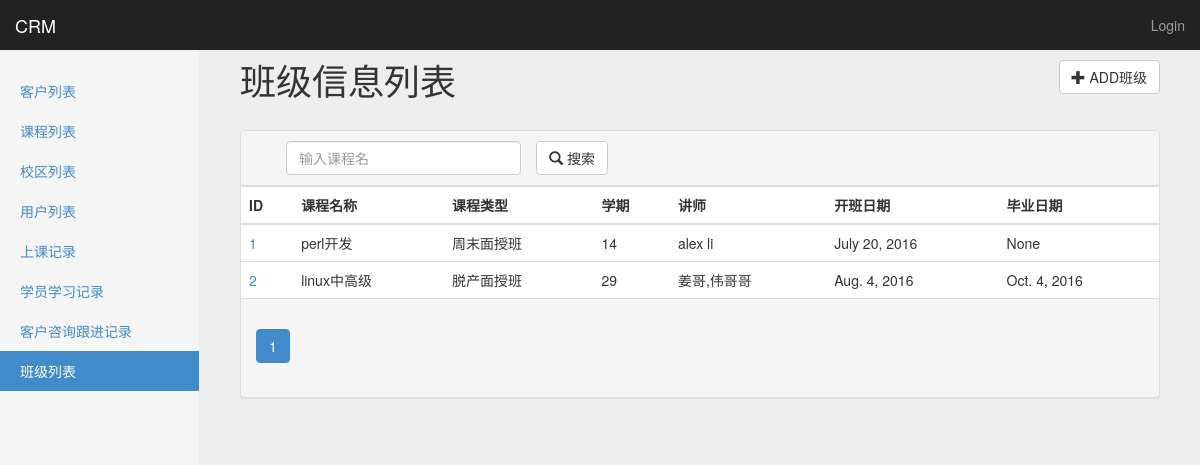
Page /crm/classlists/ on the committed database.
### app01/models.py (models this page shows, shortened)
class ClassList(models.Model):
    course = models.ForeignKey(Course)
    course_type = models.CharField(u'课程类型',choices=class_type_choices,max_length=32)
    semester = models.IntegerField(u'学期')
    start_date = models.DateField(u'开班日期')
    graduate_date = models.DateField(u'毕业日期',blank=True,null=True)
    teachers = models.ManyToManyField(UserProfile,verbose_name=u'讲师')
    class Meta:
        verbose_name = u'班级列表'
        verbose_name_plural = u'班级列表'
        unique_together = ('course','course_type','semester')

class Course(models.Model):
    name = models.CharField(u'课程名称',max_length=128,unique=True)
    price = models.IntegerField(u'面授价格')
    online_price = models.IntegerField(u'网络班价格')
    brief = models.TextField(u'课程简介')
    def __str__(self):
        return self.name

class UserProfile(models.Model):
    user = models.OneToOneField(User)
    name = models.CharField(u'姓名',max_length=32)
    school = models.ForeignKey('School',verbose_name='校区',default=1)
    class Meta:
        permissions = (
            ('view_customer_list',u'可以查看客户列表'),
            ('view_customer_info',u'可以查看客户详细信息'),
            ('edit_own_customer_info',u'可以修改自己的客户信息'),
            ('add_customer_get',u'可以进入新增客户界面'),
            ('add_customer_post', u'可以提交新增客户信息'),
            ('batch_own_customer_info', u'可以批量操作自己的客户信息'),
            ('view_courserecord_list', u'可以查看开课记录列表'),
            ('batch_own_courserecord_info',u'可以批量操作自己的开课记录'),
            ('add_courserecord_info',u'可以新增开课记录'),
            ('view_classlist_list', u'可以查看班级列表'),
            ('edit_classlist_info', u'可以修改班级'),
            ('batch_own_classlist_info', u'可以批量操作班级'),
            ('add_classlist_info', u'可以新增班级'),
            ('view_studyrecord_list', u'可以查看学习记录列表'),
            ('edit_studyrecord_info', u'可以修改学习记录'),
            ('batch_studyrecord_info', u'可以批量操作学习记录'),
            ('add_studyrecord_info', u'可以新增学习记录'),
            ('view_userprofile_list', u'可以查看用户列表'),
            ('view_school_list', u'可以查看校区列表'),
        )

### app01/views.py (the view)
# urls.py: url(r'^classlists/(\d+)/$', views.classlist_detail,name='classlist_detail'),
def classlists(request):
    if request.method == 'POST':
        print(request.POST)
    data_dic = build_search_param(request, models.ClassList)
    return render(request,'app01/classlists.html',data_dic)

### app01/forms.py (called while the page is built, shortened)
def get_filter_fields(cls):
    filter_fields = settings.FILTER_FIELDS.get(cls.__name__.lower())
    if filter_fields is None:
        return None

### app01/templatetags/custom_tags.py (called while the page is built, shortened)
@register.filter
def show_m_2_m(obj):
    strs = []
    for o in obj:
        strs.append(str(o.name))
    return ','.join(strs)

@register.simple_tag
def pagination_bar(lists,search_str,find_list):
    page_ele = '<ul class="pagination">'
    for page_num in lists.paginator.page_range:
        offset = abs(lists.number - page_num)
        if offset < 3:
            if lists.number == page_num:
                page_ele += '<li class ="active" >'
            else:
                page_ele += '<li class ="" >'
            if len(find_list) == 2:
                page_ele += '<a href="?page=%s%s&%s=%s" > %s </a> </li>' % (page_num,search_str,find_list[0],find_list[1],page_num)
            else:
                page_ele += '<a href="?page=%s%s" > %s </a> </li>' % (page_num, search_str, page_num)
    page_ele += '</ul>'
    return format_html(page_ele)

### templates/app01/classlists.html (shortened to what this page needs)
{% extends 'base.html' %}
{% load custom_tags %}
{% block page-header %}
班级信息列表
<a href="{% url 'classlist_add' %}">
    <button type="button" class="btn btn-default pull-right">
      <span class="glyphicon glyphicon-plus"></span> ADD班级
    </button>
</a>
{% endblock %}
{% block page-content %}
<div class="panel panel-default">
    <div class="panel-heading" id="panel-heading">
        <div class="col-md-9 " >
            <form action="{% url url_alias %}?page=1{{ search_str }}" method="GET">
                <div class="col-md-5">
                    <input name="find__course__name" class="form-control" type="text" value="{{ find_list.1 }}" placeholder="输入课程名" minlength="1" maxlength="20" required>
                </div>
                <div class="col-md-3 search-button">
                    <button type="submit" id="btn-submit" class="btn btn-default">
                        <span class="glyphicon glyphicon-search"></span> 搜索
                    </button>
                </div>
            </form>
        </div>
    </div>
    <table class="table table-hover">
    <thead>
    <tr>
        <th>ID</th>
        <th>课程名称</th>
        <th>课程类型</th>
        <th>学期</th>
        <th>讲师</th>
        <th>开班日期</th>
        <th>毕业日期</th>
    </tr>
    </thead>
    <tbody>
    {% for data in data_list %}
        <tr>
            <td><a href="{% url 'classlist_detail' data.id %}">{{ data.id }}</a></td>
            <td>{{ data.course }}</td>
            <td>{{ data.get_course_type_display }}</td>
            <td>{{ data.semester }}</td>
            <td>{{ data.teachers.select_related|show_m_2_m }}</td>
            <td>{{ data.start_date }}</td>
            <td>{{ data.graduate_date }}</td>
        </tr>
    {% endfor %}
    </tbody>
</table>
    <div class="panel-footer">
        <nav>{% pagination_bar data_list search_str find_list %}</nav>
    </div>
</div>
{% endblock %}

### statics/css/custom.css (style rules this page uses)
body { padding-top: 40px; padding-bottom: 40px; background-color: #eee; }
#panel-heading { float:none;overflow: hidden; }
#panel-heading .search-button,#panel-heading .search-more-button { padding-left: 0px; }

### rows in the picture
ClassList: id "1", course "perl开发", course_type "周末面授班", semester "14", teachers.select_related|show_m_2_m "alex li", start_date "July 20, 2016", graduate_date "None"
ClassList: id "2", course "linux中高级", course_type "脱产面授班", semester "29", teachers.select_related|show_m_2_m "姜哥,伟哥哥", start_date "Aug. 4, 2016", graduate_date "Oct. 4, 2016"
